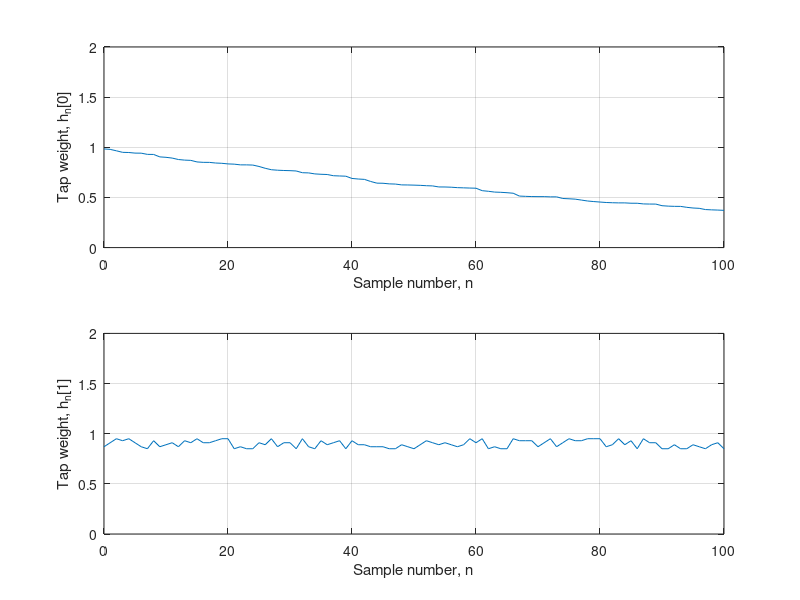
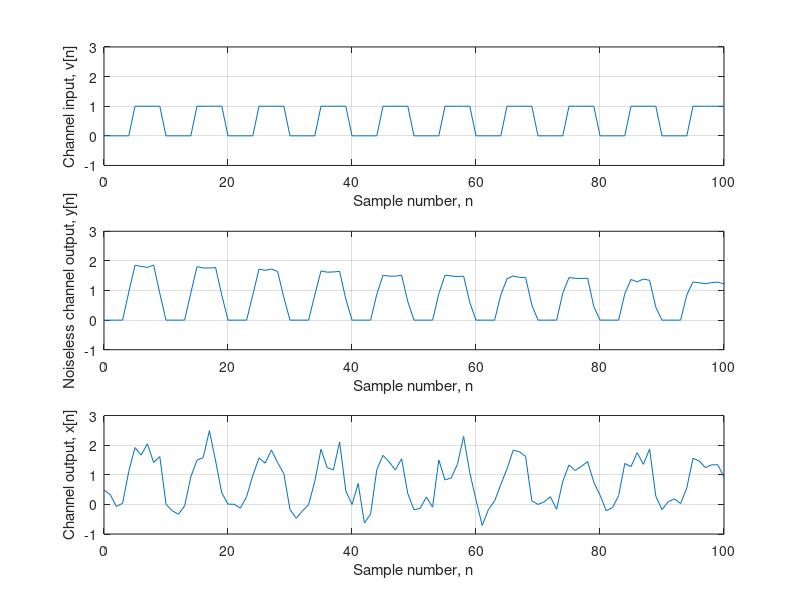
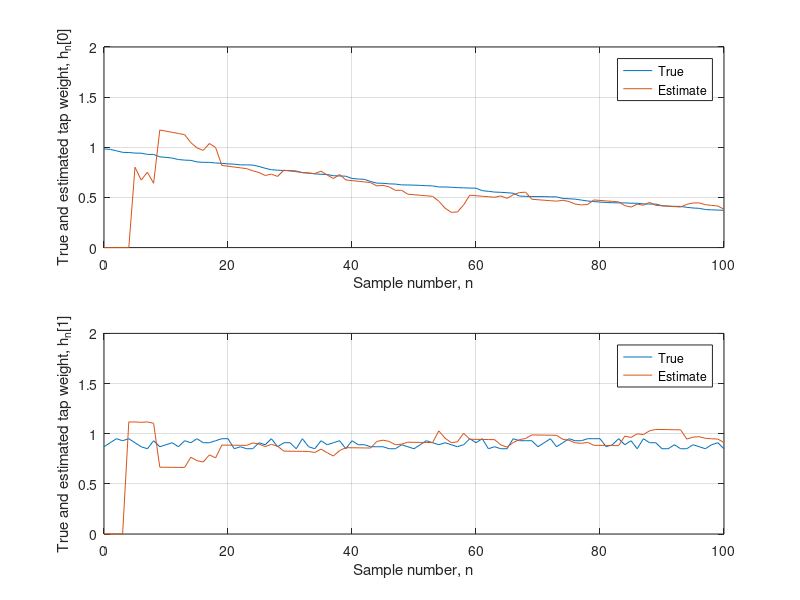
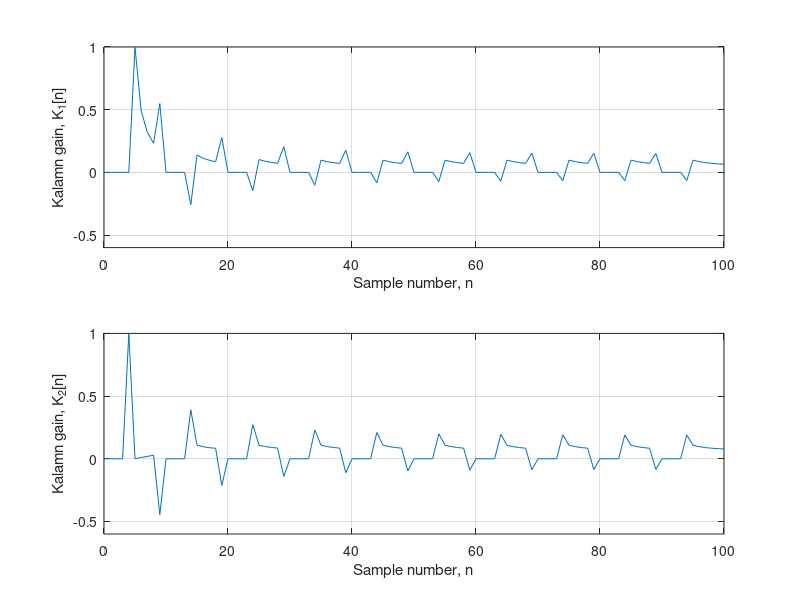

Write the MATLAB code that produced these figures, in order.
% Example 13.3 Time varying Channel Estimation
A = [0.99 0; 0 0.999];
Q = 0.001 * eye(2);
N = 102;

% Initialization
h_hat = zeros(2,1);
M = 100*eye(2);


% channel coefficients 
h_0 = zeros(1,N-1);
h_1 = zeros(1,N-1);

Mn = zeros(2,N-1);
Kn = zeros(2,N-1);
H = zeros(2,N-1);


p1 = zeros(1,5);
p2 = ones(1,5);
p = [p1 p2];
V = repmat(p,1,10);
V = [V,1 1];


% Time Varying channel
h1 = exp(-rand([1, N-1]));
h1 = sort(h1);
h1 = h1(end:-1:1);
H(1,:) = h1;
b = 0.85:0.02:0.95;
H(2,:) = b(randi([1 6],1,N-1));

% noiseless output
y = zeros(1,N-1);
% noisyoutput
x1 = zeros(1,N-1);

for n=1:N-1

    hn_1_hat = A*h_hat;
    Mn_1 = A*M*A' + Q;
    

    %generate pilot signal 
    v = [V(n);V(n+1)];
    % generate h (time varying channel)
    h = [H(1,n);H(2,n)];
 
    % generate observation 
    x = v'*h + sqrt(0.1)*randn;
    K = Mn_1 * v./(0.1 + v'*Mn_1*v);
    h_hat = hn_1_hat + K * (x - v'*hn_1_hat);
    M = (eye(2) - K*v')*Mn_1;

    y(n) = v'*h;
    x1(n) = x;


    h_0(n) = h_hat(1);
    h_1(n) = h_hat(2);

    Kn(1,n) = K(1);
    Kn(2,n) = K(2);

    Mn(1,n) = M(1,1);
    Mn(2,n) = M(2,2);
end

figure(1)
subplot(211)
plot(0:N-2,H(1,:))
xlabel('Sample number, n')
ylabel('Tap weight, h_n[0]')
grid on
axis([0 100 0 2])

subplot(212)

plot(0:N-2,H(2,:))
xlabel('Sample number, n')
ylabel('Tap weight, h_n[1]')
grid on
axis([ 0 100 0 2])

figure(2)
subplot(311)
plot(0:N-2,V(1:end-1))
xlabel('Sample number, n')
ylabel('Channel input, v[n]')
grid on
axis([0 100 -1 3])

subplot(312)
plot(0:N-2,y)
xlabel('Sample number, n')
ylabel('Noiseless channel output, y[n]')
grid on
axis([0 100 -1 3])

subplot(313)
plot(0:N-2,x1)
xlabel('Sample number, n')
ylabel('Channel output, x[n]')
grid on
axis([0 100 -1 3])   

figure(3)
subplot(211)
plot(0:N-2,H(1,:))
hold on 
plot(0:N-2,h_0)
xlabel('Sample number, n')
ylabel('True and estimated tap weight, h_n[0]')
grid on
axis([0 100 0 2])
legend('True', 'Estimate')

subplot(212)
plot(0:N-2,H(2,:))
hold on 
plot(0:N-2,h_1)
xlabel('Sample number, n')
ylabel('True and estimated tap weight, h_n[1]')
grid on
axis([0 100 0 2])
legend('True', 'Estimate')

figure(4)
subplot(211)
plot(0:N-2,Kn(1,:))
xlabel('Sample number, n')
ylabel('Kalamn gain, K_1[n]')
grid on
axis([0 100 -0.6 1])

subplot(212)
plot(0:N-2,Kn(2,:))
xlabel('Sample number, n')
ylabel('Kalamn gain, K_2[n]')
grid on
axis([0 100 -0.6 1])

figure(5)
subplot(211)
plot(0:N-2,Mn(1,:))
xlabel('Sample number, n')
ylabel('Minimum MSE, M_{11}[n]')
grid on
axis([0 100 0 0.2])

subplot(212)
plot(0:N-2,Mn(2,:))
xlabel('Sample number, n')
ylabel('Minimum MSE, M_{11}[n]')
grid on
axis([0 100 0 0.2])
